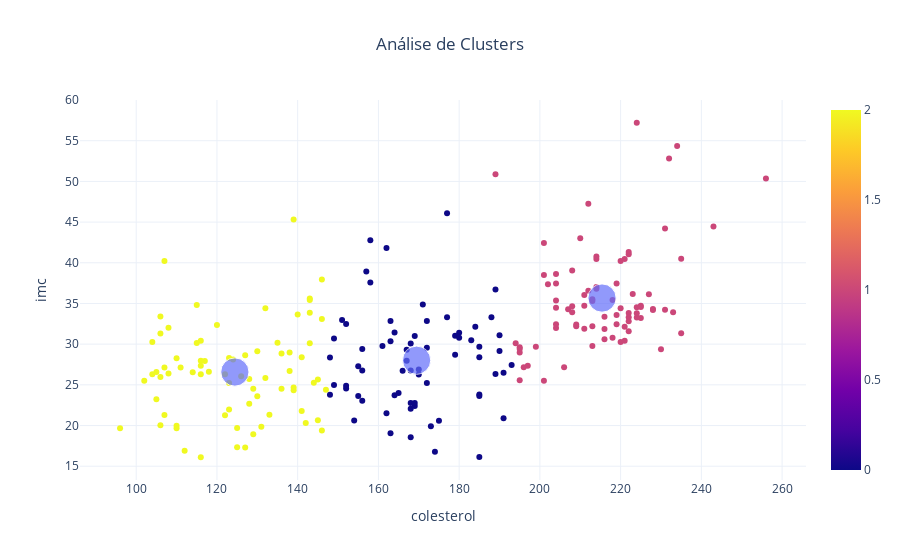

The notebook cell this image was saved under:
### Markdown cell above
### Plotar gráfico

### Code cell
grafico = px.scatter(x=op_saude['colesterol'],
                     y=op_saude['imc'],
                     color=op_saude['clusters'])

grafico_centr = px.scatter(x=centr_cluster[:,0],
                           y=centr_cluster[:,2],
                           size= [3,3,3])

grafico_final = go.Figure(data = grafico.data + grafico_centr.data)
grafico_final.update_layout(title='Análise de Clusters',
                            title_x= 0.5,
                            xaxis_title='colesterol',
                            yaxis_title='imc',
                            template='plotly_white')
grafico_final.show()

### Figure 1 — Plotly figure (JSON) as saved in the notebook; plotly's stock layout.template omitted (floating-point values rounded to 4 significant figures; data arrays with more than 128 entries replaced by an {"elided": "..."} marker saying what was removed)
{"data": [{"hovertemplate": "x=%{x}<br>y=%{y}<br>color=%{marker.color}<extra></extra>", "legendgroup": "", "marker": {"color": {"elided": "223 int values"}, "coloraxis": "coloraxis", "symbol": "circle"}, "mode": "markers", "name": "", "orientation": "v", "showlegend": false, "type": "scatter", "x": {"elided": "223 int values"}, "xaxis": "x", "y": {"elided": "223 float values"}, "yaxis": "y"}, {"hovertemplate": "x=%{x}<br>y=%{y}<br>size=%{marker.size}<extra></extra>", "legendgroup": "", "marker": {"color": "#636efa", "size": [3, 3, 3], "sizemode": "area", "sizeref": 0.0075, "symbol": "circle"}, "mode": "markers", "name": "", "orientation": "v", "showlegend": false, "type": "scatter", "x": [169.5, 215.4, 124.4], "xaxis": "x", "y": [28.02, 35.67, 26.57], "yaxis": "y"}], "layout": {"title": {"text": "Análise de Clusters", "x": 0.5}, "xaxis": {"title": {"text": "colesterol"}}, "yaxis": {"title": {"text": "imc"}}}}
